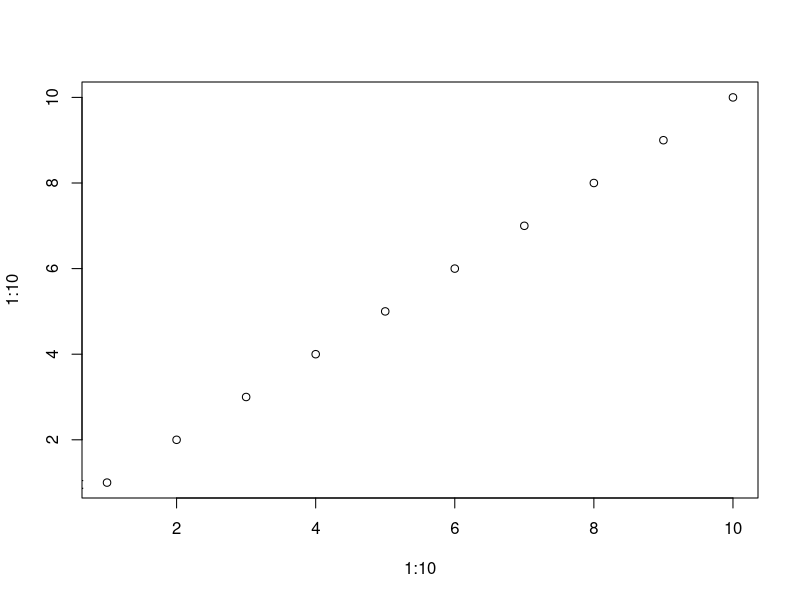

The R script that drew this image:
#!/opt/R/4.3.2/bin Rscript

#pdf("my_plot.pdf")
svg("my_plot2.svg")
plot(x = 1:10, y = 1:10)
abline(v = 0) 
text(x = 0, y = 1, labels = "Random text")
dev.off()